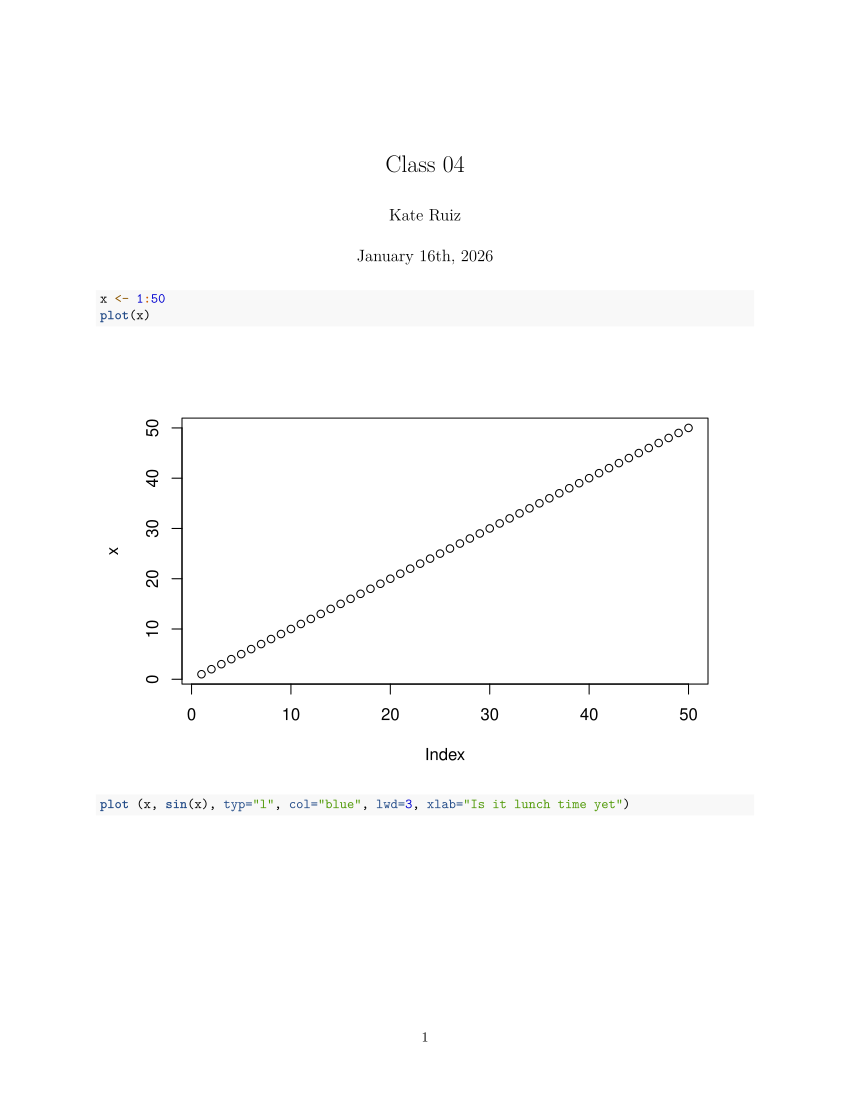

Write the R code that produced this figure.
#' ---
#' title: "Class 04"
#' author: "Kate Ruiz"
#' date: "January 16th, 2026"
#' ---
x <- 1:50
plot(x)
plot (x, sin(x), typ="l", col="blue", lwd=3, xlab="Is it lunch time yet")
